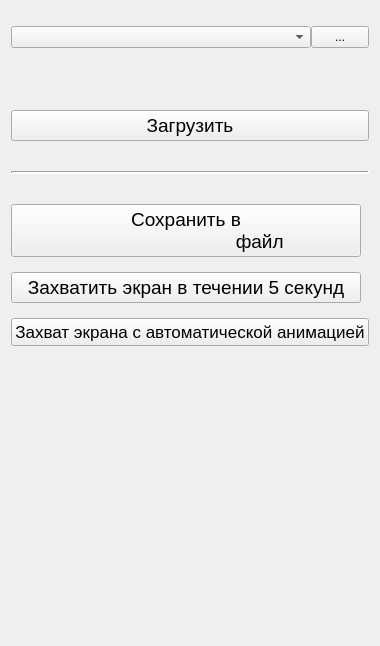
        <widget class="QWidget" name="tab_1">
          <attribute name="icon">
            <iconset resource="../resources/res.qrc">
              <normaloff>:/style/icons/note.svg</normaloff>:/style/icons/note.svg</iconset>
          </attribute>
          <attribute name="title">
            <string />
          </attribute>
          <layout class="QGridLayout" name="gridLayout_5">
            <property name="bottomMargin">
              <number>300</number>
            </property>
            <item row="0" column="0">
              <layout class="QGridLayout" name="gridLayout_2" rowstretch="2,0,3" columnstretch="0"
                rowminimumheight="0,0,0" columnminimumwidth="0">
                <property name="spacing">
                  <number>30</number>
                </property>
                <item row="0" column="0">
                  <layout class="QVBoxLayout" name="verticalLayout" stretch="10,0,1,1,8">
                    <property name="spacing">
                      <number>5</number>
                    </property>
                    <property name="topMargin">
                      <number>15</number>
                    </property>
                    <item>
                      <layout class="QGridLayout" name="gridLayout_6" rowstretch="0"
                        columnstretch="7,1">
                        <property name="spacing">
                          <number>0</number>
                        </property>
                        <item row="0" column="0">
                          <widget class="QComboBox" name="comboBox_tab1">
                            <property name="sizePolicy">
                              <sizepolicy hsizetype="Preferred" vsizetype="Preferred">
                                <horstretch>0</horstretch>
                                <verstretch>0</verstretch>
                              </sizepolicy>
                            </property>
                            <property name="maximumSize">
                              <size>
                                <width>300</width>
                                <height>59</height>
                              </size>
                            </property>
                          </widget>
                        </item>
                        <item row="0" column="1">
                          <widget class="QToolButton" name="toolButton_tab1">
                            <property name="sizePolicy">
                              <sizepolicy hsizetype="Preferred" vsizetype="Preferred">
                                <horstretch>0</horstretch>
                                <verstretch>0</verstretch>
                              </sizepolicy>
                            </property>
                            <property name="maximumSize">
                              <size>
                                <width>16777215</width>
                                <height>59</height>
                              </size>
                            </property>
                            <property name="text">
                              <string>...</string>
                            </property>
                          </widget>
                        </item>
                      </layout>
                    </item>
                    <item>
                      <widget class="QLabel" name="filename_l">
                        <property name="text">
                          <string />
                        </property>
                      </widget>
                    </item>
                    <item>
                      <widget class="QLabel" name="vetices_l">
                        <property name="text">
                          <string />
                        </property>
                      </widget>
                    </item>
                    <item>
                      <widget class="QLabel" name="edges_l">
                        <property name="text">
                          <string />
                        </property>
                      </widget>
                    </item>
                    <item>
                      <widget class="QPushButton" name="pushButton_loadFile">
                        <property name="sizePolicy">
                          <sizepolicy hsizetype="Preferred" vsizetype="Preferred">
                            <horstretch>0</horstretch>
                            <verstretch>0</verstretch>
                          </sizepolicy>
                        </property>
                        <property name="maximumSize">
                          <size>
                            <width>500</width>
                            <height>70</height>
                          </size>
                        </property>
                        <property name="font">
                          <font>
                            <pointsize>14</pointsize>
                          </font>
                        </property>
                        <property name="layoutDirection">
                          <enum>Qt::LeftToRight</enum>
                        </property>
                        <property name="text">
                          <string>Загрузить</string>
                        </property>
                      </widget>
                    </item>
                  </layout>
                </item>
                <item row="1" column="0">
                  <widget class="Line" name="line">
                    <property name="sizePolicy">
                      <sizepolicy hsizetype="Minimum" vsizetype="Preferred">
                        <horstretch>0</horstretch>
                        <verstretch>0</verstretch>
                      </sizepolicy>
                    </property>
                    <property name="lineWidth">
                      <number>2</number>
                    </property>
                    <property name="orientation">
                      <enum>Qt::Horizontal</enum>
                    </property>
                  </widget>
                </item>
                <item row="2" column="0">
                  <layout class="QGridLayout" name="gridLayout_4" rowstretch="7,7,7"
                    columnstretch="5" rowminimumheight="5,5,5" columnminimumwidth="20">
                    <property name="horizontalSpacing">
                      <number>10</number>
                    </property>
                    <property name="verticalSpacing">
                      <number>15</number>
                    </property>
                    <item row="1" column="0">
                      <widget class="QPushButton" name="pushButton_screencast">
                        <property name="enabled">
                          <bool>true</bool>
                        </property>
                        <property name="sizePolicy">
                          <sizepolicy hsizetype="Minimum" vsizetype="Preferred">
                            <horstretch>0</horstretch>
                            <verstretch>0</verstretch>
                          </sizepolicy>
                        </property>
                        <property name="maximumSize">
                          <size>
                            <width>350</width>
                            <height>105</height>
                          </size>
                        </property>
                        <property name="font">
                          <font>
                            <pointsize>14</pointsize>
                          </font>
                        </property>
                        <property name="text">
                          <string>Захватить экран в течении 5 секунд</string>
                        </property>
                      </widget>
                    </item>
                    <item row="0" column="0">
                      <widget class="QPushButton" name="pushButton_saveFile">
                        <property name="sizePolicy">
                          <sizepolicy hsizetype="Minimum" vsizetype="Preferred">
                            <horstretch>0</horstretch>
                            <verstretch>0</verstretch>
                          </sizepolicy>
                        </property>
                        <property name="maximumSize">
                          <size>
                            <width>350</width>
                            <height>105</height>
                          </size>
                        </property>
                        <property name="font">
                          <font>
                            <pointsize>14</pointsize>
                          </font>
                        </property>
                        <property name="text">
                          <string>Сохранить в
                            файл</string>
                        </property>
                      </widget>
                    </item>
                    <item row="2" column="0">
                      <widget class="QPushButton" name="pushButton_screencast_auto">
                        <property name="sizePolicy">
                          <sizepolicy hsizetype="Minimum" vsizetype="Preferred">
                            <horstretch>0</horstretch>
                            <verstretch>0</verstretch>
                          </sizepolicy>
                        </property>
                        <property name="font">
                          <font>
                            <pointsize>13</pointsize>
                          </font>
                        </property>
                        <property name="text">
                          <string>Захват экрана с автоматической анимацией</string>
                        </property>
                      </widget>
                    </item>
                  </layout>
                </item>
              </layout>
            </item>
          </layout>
        </widget>
